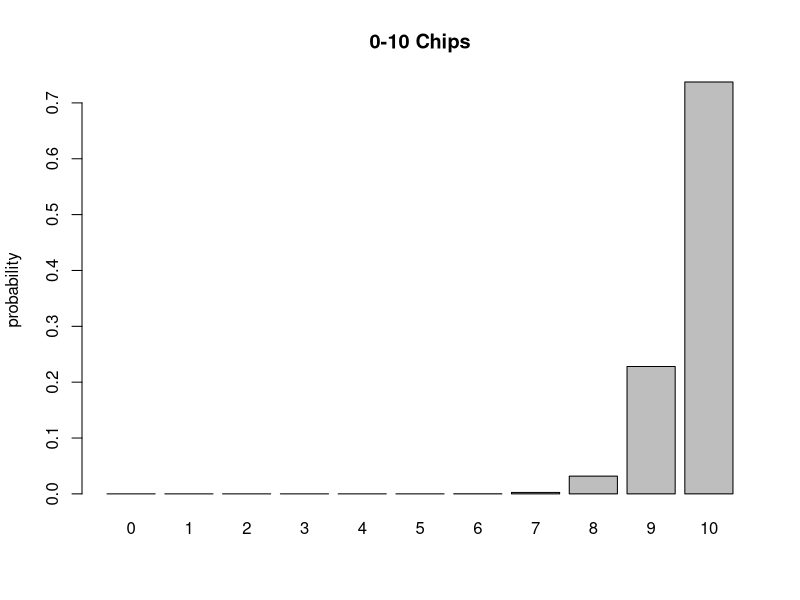

Write R code to recreate this figure.
# homework2 - question 5 part A
print(dbinom(0:10, 10, 0.97))
barplot(dbinom(0:10, 10, 0.97), main="0-10 Chips", 
        ylab = "probability", names.arg=c(0:10))

# homework2 - question 5 part B
print(dbinom(8, 10, 0.97))